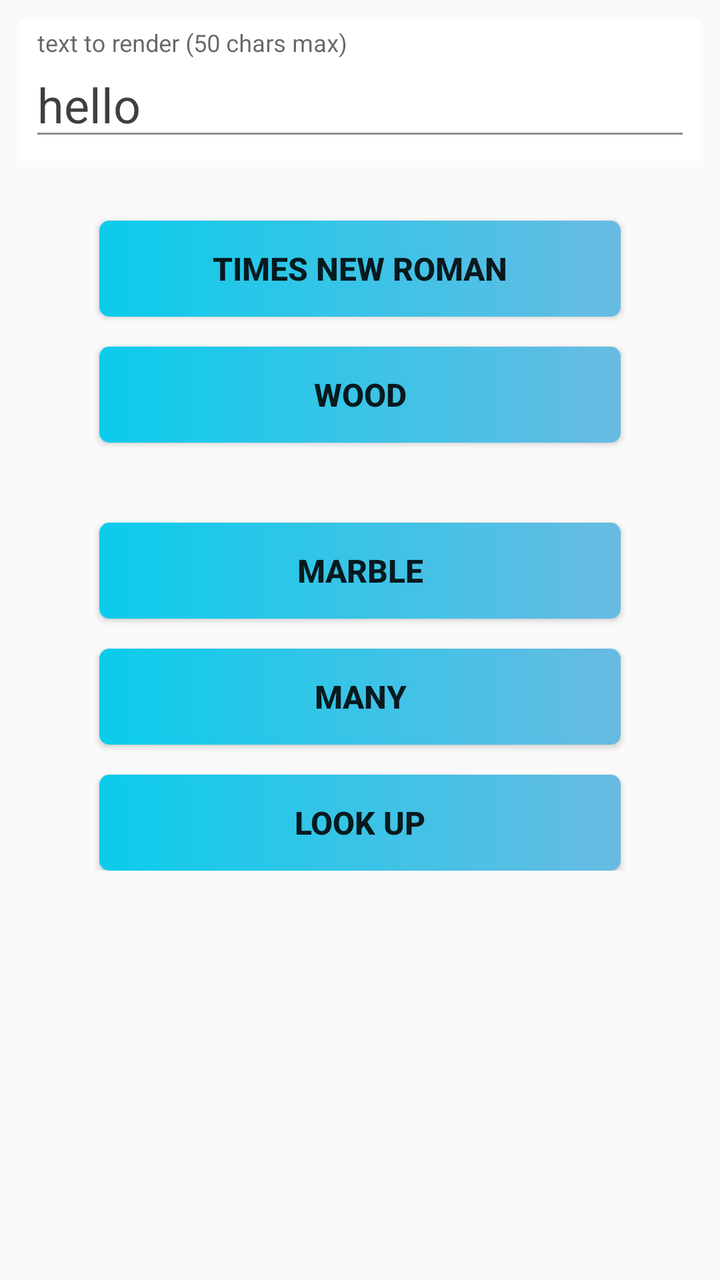
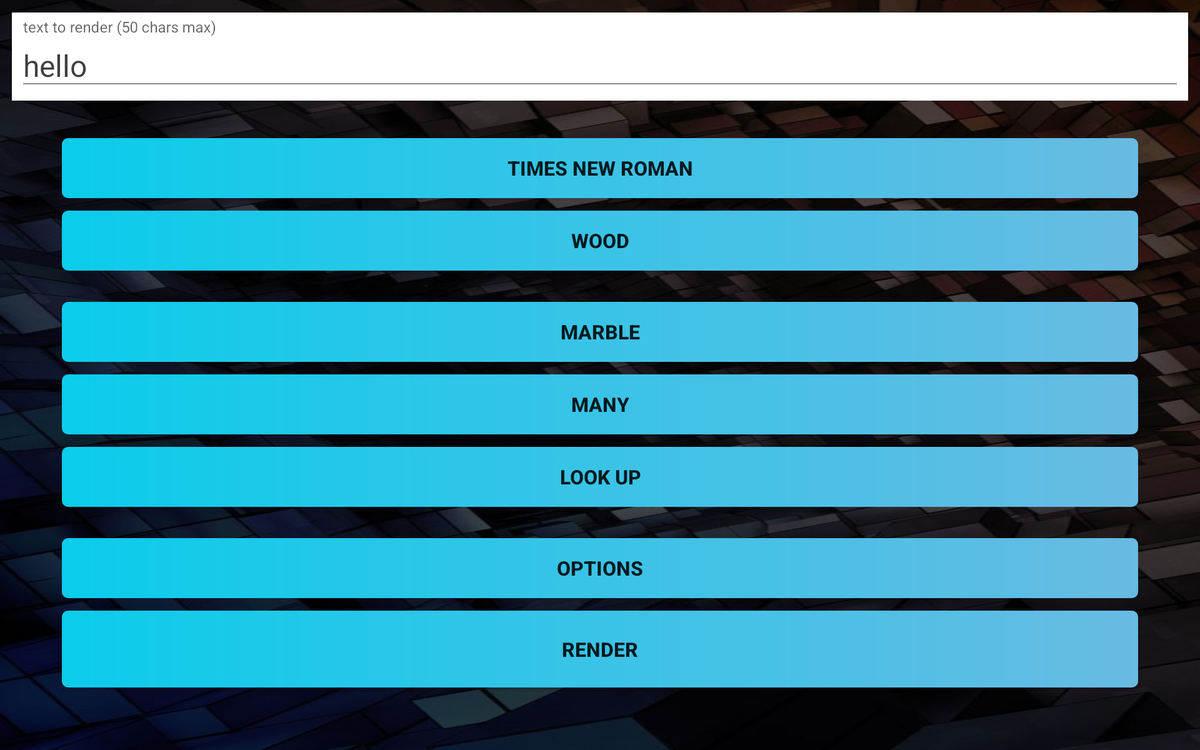

First picture: res/layout/ on a phone held upright. Second picture: the repository's own variant of that layout, on a device whose configuration matches the variant's folder. Source for both follows.
<!-- AndroidManifest.xml: application theme Theme.TextRender -->
<!-- res/layout/fragment_main.xml -->
<LinearLayout
    xmlns:android="http://schemas.android.com/apk/res/android"
    xmlns:app="http://schemas.android.com/apk/res-auto"
    xmlns:tools="http://schemas.android.com/tools"
    android:orientation="vertical"
    android:layout_width="match_parent"
    android:layout_height="match_parent" >

    <ScrollView
        android:layout_height="match_parent"
        android:layout_width="match_parent" >

        <RelativeLayout
            android:layout_width="match_parent"
            android:layout_height="wrap_content"
            android:paddingBottom="@dimen/activity_vertical_margin"
            android:paddingLeft="@dimen/activity_horizontal_margin"
            android:paddingRight="@dimen/activity_horizontal_margin"
            android:paddingTop="@dimen/activity_vertical_margin"
            tools:context="com.jordan.textrender.activity.MainActivity$PlaceholderFragment" >

            <com.google.android.material.textfield.TextInputLayout
                android:id="@+id/tilEditText"
                android:layout_width="match_parent"
                android:layout_height="wrap_content"
                android:layout_margin="10dp"
                android:padding="5dp"
                android:background="@color/white"
                app:boxStrokeColor="@color/color_accent"
                app:hintTextColor="@color/color_accent"
                style="@style/ThemeOverlay.Material3.TextInputEditText.OutlinedBox" >
                <androidx.appcompat.widget.AppCompatEditText
                    android:id="@+id/textEdit"
                    android:layout_width="match_parent"
                    android:layout_height="wrap_content"
                    android:hint="@string/text_hint"
                    android:alpha="0.75"
                    android:textColor="@color/black"
                    android:textSize="24sp"
                    android:text="@string/default_text" />
            </com.google.android.material.textfield.TextInputLayout>

            <Button
                style="@style/MainButtons"
                android:id="@+id/fontBtn"
                android:layout_below="@id/tilEditText"
                android:layout_centerHorizontal="true"
                android:layout_width="fill_parent"
                android:layout_height="wrap_content"
                android:layout_marginTop="20dp"
                android:layout_marginHorizontal="50dp"
                android:text="@string/font_times"
                android:onClick="onChangeFont" />
            <Button
                style="@style/MainButtons"
                android:id="@+id/matBtn"
                android:layout_below="@id/fontBtn"
                android:layout_centerHorizontal="true"
                android:layout_width="fill_parent"
                android:layout_height="wrap_content"
                android:layout_marginTop="15dp"
                android:layout_marginHorizontal="50dp"
                android:text="@string/material_wood"
                android:onClick="onChangeMaterial" />

            <Button
                style="@style/MainButtons"
                android:id="@+id/backDropBtn"
                android:layout_below="@id/matBtn"
                android:layout_centerHorizontal="true"
                android:layout_width="fill_parent"
                android:layout_height="wrap_content"
                android:layout_marginTop="40dp"
                android:layout_marginHorizontal="50dp"
                android:text="@string/backdrop_marble"
                android:onClick="onChangeBackdrop" />
            <Button
                style="@style/MainButtons"
                android:id="@+id/lightingBtn"
                android:layout_below="@id/backDropBtn"
                android:layout_centerHorizontal="true"
                android:layout_width="fill_parent"
                android:layout_height="wrap_content"
                android:layout_marginTop="15dp"
                android:layout_marginHorizontal="50dp"
                android:text="@string/lighting_many"
                android:onClick="onChangeLighting" />
            <Button
                style="@style/MainButtons"
                android:id="@+id/orientBtn"
                android:layout_below="@id/lightingBtn"
                android:layout_centerHorizontal="true"
                android:layout_width="fill_parent"
                android:layout_height="wrap_content"
                android:layout_marginTop="15dp"
                android:layout_marginHorizontal="50dp"
                android:text="@string/orientation_lookup"
                android:onClick="onChangeOrientation" />

        </RelativeLayout>
    </ScrollView>
</LinearLayout>
<!-- resources referenced by this layout -->
<resources>
  <color name="black">#FF000000</color>
  <color name="color_accent">#FF68BBE3</color>
  <color name="white">#FFFFFFFF</color>
  <string name="backdrop_marble">Marble</string>
  <string name="default_text">hello</string>
  <string name="font_times">Times New Roman</string>
  <string name="lighting_many">Many</string>
  <string name="material_wood">Wood</string>
  <string name="orientation_lookup">Look Up</string>
  <string name="text_hint">text to render (50 chars max)</string>
  <style name="MainButtons">
          <item name="android:textSize">16sp</item>
          <item name="android:textStyle">bold</item>
          <item name="android:background">@drawable/shape_button_rounded</item>
          <item name="android:foreground">?attr/selectableItemBackground</item>
      </style>
  <style name="Theme.TextRender" parent="Theme.AppCompat.DayNight.DarkActionBar">
          
          <item name="colorPrimary">@color/purple_500</item>
          <item name="colorPrimaryVariant">@color/purple_700</item>
          <item name="colorOnPrimary">@color/white</item>
          
          <item name="colorSecondary">@color/teal_200</item>
          <item name="colorSecondaryVariant">@color/teal_700</item>
          <item name="colorOnSecondary">@color/black</item>
          
          <item name="android:statusBarColor" tools:targetApi="l">?attr/colorPrimaryVariant</item>
          
      </style>
  <!-- drawable shape_button_rounded (drawable) -->
  <?xml version="1.0" encoding="utf-8"?>
  <shape xmlns:android="http://schemas.android.com/apk/res/android"
      android:shape="rectangle">
  
      <gradient
          android:angle="360"
          android:endColor="#68BBE3"
          android:startColor="#0BCCEB"
          android:type="linear" />
  
      <corners android:radius="5dp" />
  </shape>
  <color name="purple_500">#FF6200EE</color>
  <color name="purple_700">#FF3700B3</color>
  <color name="teal_200">#FF03DAC5</color>
  <color name="teal_700">#FF018786</color>
</resources>
<!-- res/layout-large-land/fragment_main.xml (the repository's variant of the layout above) -->
<!-- drawn on a 7-inch tablet turned sideways -->
<RelativeLayout xmlns:android="http://schemas.android.com/apk/res/android"
    xmlns:app="http://schemas.android.com/apk/res-auto"
    xmlns:tools="http://schemas.android.com/tools"
    android:layout_width="match_parent"
    android:layout_height="match_parent"
    android:paddingBottom="@dimen/activity_vertical_margin"
    android:paddingLeft="@dimen/activity_horizontal_margin"
    android:paddingRight="@dimen/activity_horizontal_margin"
    android:paddingTop="@dimen/activity_vertical_margin"
    android:background="@drawable/main_background"
    tools:context="com.jordan.textrender.activity.MainActivity$PlaceholderFragment" >

    <com.google.android.material.textfield.TextInputLayout
        android:id="@+id/tilEditText"
        android:layout_width="match_parent"
        android:layout_height="wrap_content"
        android:layout_margin="10dp"
        android:padding="5dp"
        android:background="@color/white"
        app:boxStrokeColor="@color/color_accent"
        app:hintTextColor="@color/color_accent"
        style="@style/ThemeOverlay.Material3.TextInputEditText.OutlinedBox" >
        <androidx.appcompat.widget.AppCompatEditText
            android:id="@+id/textEdit"
            android:layout_width="match_parent"
            android:layout_height="wrap_content"
            android:hint="@string/text_hint"
            android:alpha="0.75"
            android:textColor="@color/black"
            android:textSize="24sp"
            android:text="@string/default_text" />
    </com.google.android.material.textfield.TextInputLayout>

    <Button
        style="@style/MainButtons"
        android:id="@+id/fontBtn"
        android:layout_below="@id/tilEditText"
        android:layout_centerHorizontal="true"
        android:layout_width="fill_parent"
        android:layout_height="wrap_content"
        android:layout_marginTop="20dp"
        android:layout_marginLeft="50dp"
        android:layout_marginRight="50dp"
        android:text="@string/font_times"
        android:onClick="onChangeFont"
        />
    <Button
        style="@style/MainButtons"
        android:id="@+id/matBtn"
        android:layout_below="@id/fontBtn"
        android:layout_centerHorizontal="true"
        android:layout_width="fill_parent"
        android:layout_height="wrap_content"
        android:layout_marginTop="10dp"
        android:layout_marginLeft="50dp"
        android:layout_marginRight="50dp"
        android:text="@string/material_wood"
        android:onClick="onChangeMaterial"
        />
    <Button
        style="@style/MainButtons"
        android:id="@+id/backDropBtn"
        android:layout_below="@id/matBtn"
        android:layout_centerHorizontal="true"
        android:layout_width="fill_parent"
        android:layout_height="wrap_content"
        android:layout_marginTop="25dp"
        android:layout_marginLeft="50dp"
        android:layout_marginRight="50dp"
        android:text="@string/backdrop_marble"
        android:onClick="onChangeBackdrop"
        />
    <Button
        style="@style/MainButtons"
        android:id="@+id/lightingBtn"
        android:layout_below="@id/backDropBtn"
        android:layout_centerHorizontal="true"
        android:layout_width="fill_parent"
        android:layout_height="wrap_content"
        android:layout_marginTop="10dp"
        android:layout_marginLeft="50dp"
        android:layout_marginRight="50dp"
        android:text="@string/lighting_many"
        android:onClick="onChangeLighting"
        />
    <Button
        style="@style/MainButtons"
        android:id="@+id/orientBtn"
        android:layout_below="@id/lightingBtn"
        android:layout_centerHorizontal="true"
        android:layout_width="fill_parent"
        android:layout_height="wrap_content"
        android:layout_marginTop="10dp"
        android:layout_marginLeft="50dp"
        android:layout_marginRight="50dp"
        android:text="@string/orientation_lookup"
        android:onClick="onChangeOrientation"
        />
    <Button
        style="@style/MainButtons"
        android:id="@+id/resolutionBtn"
        android:layout_below="@id/orientBtn"
        android:layout_centerHorizontal="true"
        android:layout_width="fill_parent"
        android:layout_height="wrap_content"
        android:layout_marginTop="25dp"
        android:layout_marginLeft="50dp"
        android:layout_marginRight="50dp"
        android:text="@string/options"
        android:onClick="onChangeResolution"
        />
    <Button
        style="@style/MainButtons"
        android:id="@+id/renderBtn"
        android:layout_below="@id/resolutionBtn"
        android:layout_centerHorizontal="true"
        android:layout_width="fill_parent"
        android:layout_height="wrap_content"
        android:layout_marginTop="10dp"
        android:layout_marginLeft="50dp"
        android:layout_marginRight="50dp"
        android:paddingVertical="20dp"
        android:text="@string/render"
        android:onClick="onRender"
        />
    
</RelativeLayout>
<!-- resources referenced by the variant -->
<!-- as a 7-inch tablet turned sideways resolves them -->
<resources>
  <color name="black">#FF000000</color>
  <color name="color_accent">#FF68BBE3</color>
  <color name="white">#FFFFFFFF</color>
  <!-- drawable main_background: jpg bitmap (drawable-v24, 114073 bytes) -->
  <string name="backdrop_marble">Marble</string>
  <string name="default_text">hello</string>
  <string name="font_times">Times New Roman</string>
  <string name="lighting_many">Many</string>
  <string name="material_wood">Wood</string>
  <string name="options">options</string>
  <string name="orientation_lookup">Look Up</string>
  <string name="render">Render</string>
  <string name="text_hint">text to render (50 chars max)</string>
  <style name="MainButtons">
          <item name="android:textSize">16sp</item>
          <item name="android:textStyle">bold</item>
          <item name="android:background">@drawable/shape_button_rounded</item>
          <item name="android:foreground">?attr/selectableItemBackground</item>
      </style>
  <style name="Theme.TextRender" parent="Theme.AppCompat.DayNight.DarkActionBar">
          
          <item name="colorPrimary">@color/purple_500</item>
          <item name="colorPrimaryVariant">@color/purple_700</item>
          <item name="colorOnPrimary">@color/white</item>
          
          <item name="colorSecondary">@color/teal_200</item>
          <item name="colorSecondaryVariant">@color/teal_700</item>
          <item name="colorOnSecondary">@color/black</item>
          
          <item name="android:statusBarColor" tools:targetApi="l">?attr/colorPrimaryVariant</item>
          
      </style>
  <!-- drawable shape_button_rounded (drawable) -->
  <?xml version="1.0" encoding="utf-8"?>
  <shape xmlns:android="http://schemas.android.com/apk/res/android"
      android:shape="rectangle">
  
      <gradient
          android:angle="360"
          android:endColor="#68BBE3"
          android:startColor="#0BCCEB"
          android:type="linear" />
  
      <corners android:radius="5dp" />
  </shape>
  <color name="purple_500">#FF6200EE</color>
  <color name="purple_700">#FF3700B3</color>
  <color name="teal_200">#FF03DAC5</color>
  <color name="teal_700">#FF018786</color>
</resources>
